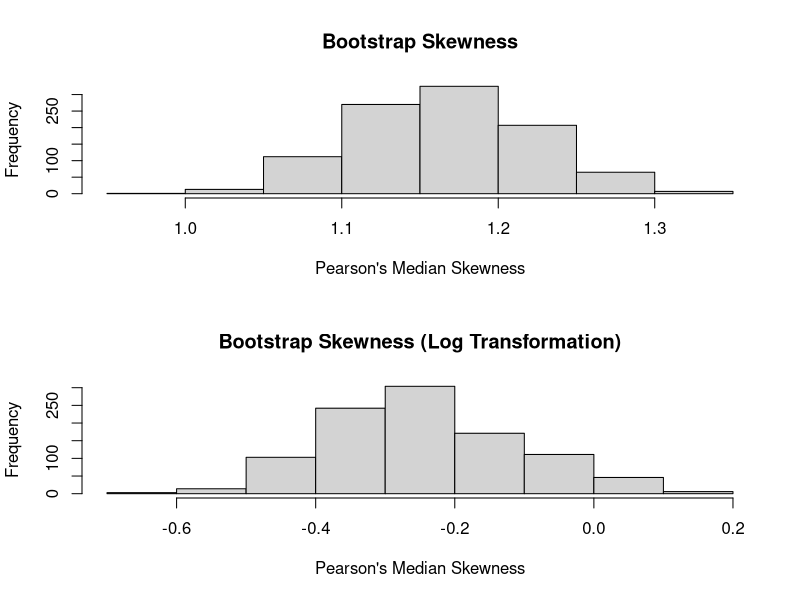

The R script that drew this image:
library(dplyr)
library(stringr)


Data <- read.csv("compiled.csv")
## Pearson's median skewness (MS) = 3 * (Mean - Median) / Standard_Deviation
bootstrap_skewness <- function(dataset,bootstrap_times,log_or_not){
  MSs <- numeric(bootstrap_times)
  for(time in 1:bootstrap_times){
    idx <- sample(nrow(dataset),replace=TRUE)
    if(log_or_not==TRUE){
      smpl <- log(dataset$View_Count[idx])
    }
    else{
      smpl <- dataset$View_Count[idx]
    }
    MSs[time] <- 3* (mean(smpl)-median(smpl)) / sd(smpl)
  }
  return(MSs)
}
par(mfcol=c(2,1))

#symmetric is much better when View counts are log-transformed
# hist plot and set the title
hist(bootstrap_skewness(Data,1000,log_or_not = FALSE),main="Bootstrap Skewness",xlab="Pearson's Median Skewness")
hist(bootstrap_skewness(Data,1000,log_or_not = TRUE),main="Bootstrap Skewness (Log Transformation)",xlab="Pearson's Median Skewness")


